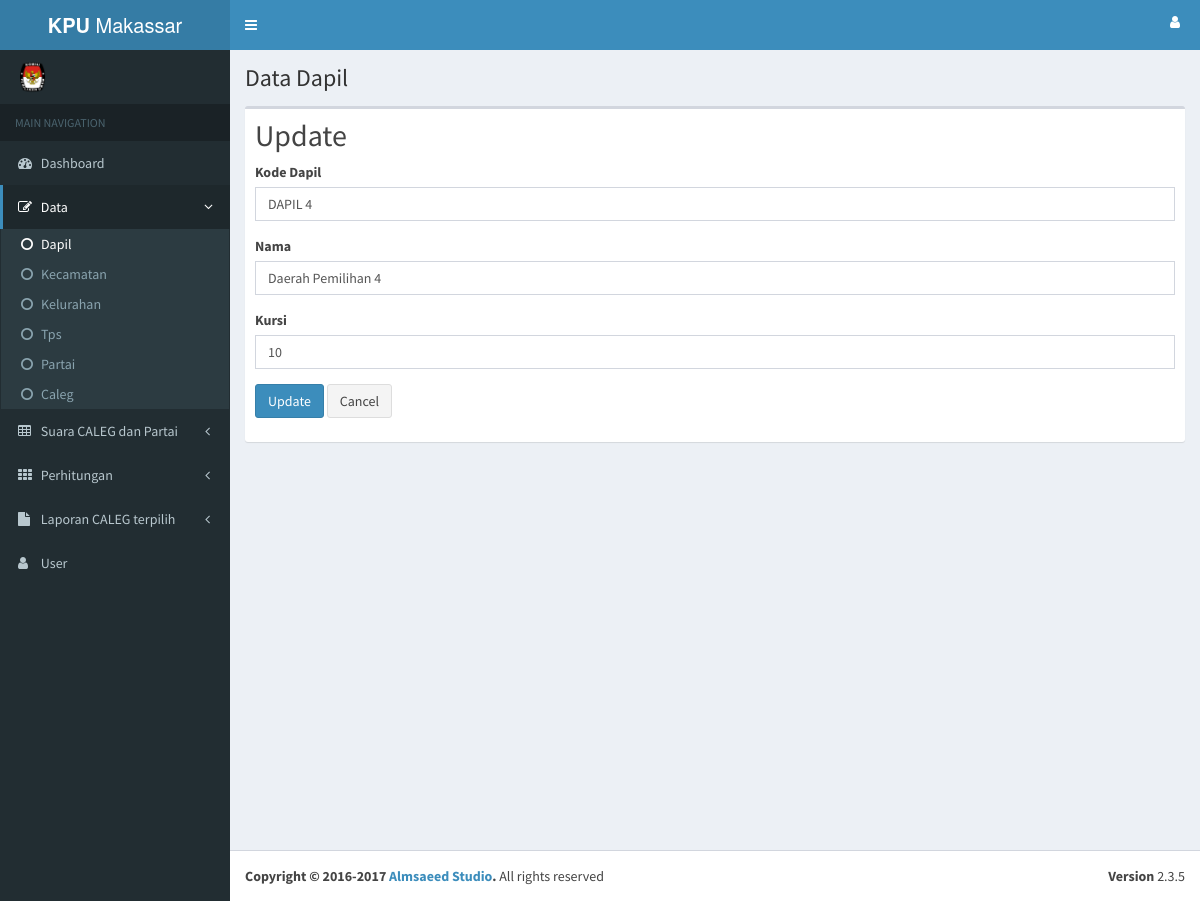
Screenshot of /tb_dapil/update/4 with the database file from the repository.
### tables this page shows
CREATE TABLE `tb_dapil` (
  `id` int(1) NOT NULL AUTO_INCREMENT,
  `kode_dapil` varchar(10) DEFAULT NULL,
  `nama` varchar(20) DEFAULT NULL,
  `kursi` int(3) DEFAULT NULL,
  PRIMARY KEY (`id`)
);

### application/controllers/Tb_dapil.php (called while the page is built, shortened)
<?php
class Tb_dapil extends CI_Controller
{
    function __construct()
    {
        $this->load->model('Tb_dapil_model');
        $this->load->library('form_validation');
    }
    public function update($id)
    {
        $row = $this->Tb_dapil_model->get_by_id($id);
        if ($row) {
            $data = array(
                'button' => 'Update',
                'action' => site_url('tb_dapil/update_action'),
		'id' => set_value('id', $row->id),
		'kode_dapil' => set_value('kode_dapil', $row->kode_dapil),
		'nama' => set_value('nama', $row->nama),
		'kursi' => set_value('kursi', $row->kursi),
	    );
            $this->load->view('tb_dapil/tb_dapil_form', $data);
        } else {
            $this->session->set_flashdata('message', 'Record Not Found');
            redirect(site_url('tb_dapil'));
        }
    }
}

### index.php (called while the page is built, shortened)
<?php
require_once BASEPATH.'core/CodeIgniter.php';

### application/models/Tb_dapil_model.php (called while the page is built, shortened)
<?php
class Tb_dapil_model extends CI_Model
{
    public $table = 'tb_dapil';
    public $id = 'id';
    function get_by_id($id)
    {
        $this->db->where($this->id, $id);
        return $this->db->get($this->table)->row();
    }
}

### application/views/tb_dapil/tb_dapil_form.php (the view, shortened to what this page needs)
<div class="content-wrapper">
    <section class="content-header">
        <h1>Data Dapil</h1>
    </section>
    <section class="content">
        <div class="row">
            <div class="col-xs-12">
                <div class="box">
                    <div class="box-header">
                        <h2 style="margin-top:0px"><?php echo $button ?></h2>
                        <form action="<?php echo $action; ?>" method="post">
                    	    <div class="form-group">
                                <label for="varchar">Kode Dapil <?php echo form_error('kode_dapil') ?></label>
                                <input type="text" class="form-control" name="kode_dapil" id="kode_dapil" placeholder="Kode Dapil" value="<?php echo $kode_dapil; ?>" />
                            </div>
                    	    <div class="form-group">
                                <label for="varchar">Nama <?php echo form_error('nama') ?></label>
                                <input type="text" class="form-control" name="nama" id="nama" placeholder="Nama" value="<?php echo $nama; ?>" />
                            </div>
                    	    <div class="form-group">
                                <label for="int">Kursi <?php echo form_error('kursi') ?></label>
                                <input type="text" class="form-control" name="kursi" id="kursi" placeholder="Kursi" value="<?php echo $kursi; ?>" />
                            </div>
                    	    <button type="submit" class="btn btn-primary"><?php echo $button ?></button>
                    	    <a href="<?php echo site_url('tb_dapil') ?>" class="btn btn-default">Cancel</a>
                    	</form>
                    </div>
                </div>
            </div>
        </div>
    </section>
</div>

### rows the page displays
tb_dapil: kode_dapil "DAPIL 4", nama "Daerah Pemilihan 4", kursi "10"

### other values shown
$button "Update"
